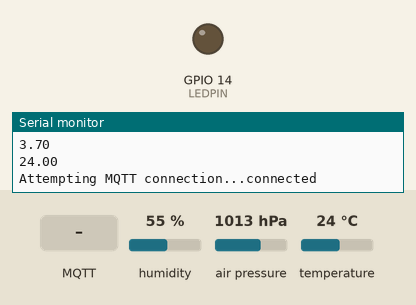
This sketch was run on a simulated ESP32. On the bench: output pins drawn as LEDs (lit = HIGH), the last lines printed to the serial monitor. The test bench sets the inputs (shaded band); at power-on: humidity 55 %, air pressure 1013 hPa, temperature 24 °C. WiFi joins after 1.5 s; servers stay silent unless stated; no MQTT or app messages arrive unless stated.

Above: at 2.7 s.
2.8 s: MQTT message "ON" arrives on the first subscribed topic
At 4.1 s:
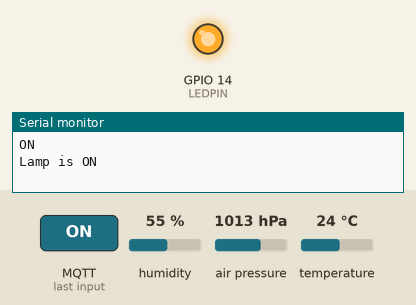
5.0 s: MQTT message "1" arrives on the first subscribed topic
At 5.8 s:
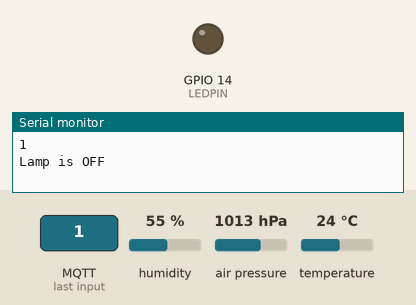
Timing chart, 0 to 8.0 s (numbered marks = the images above; inputs shaded):
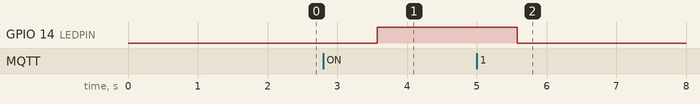

Measured:
- after the input at 2.8 s, GPIO 14 (LEDPIN): LOW → HIGH after 0.78 s
- after the input at 5.0 s, GPIO 14 (LEDPIN): HIGH → LOW after 0.58 s

The sketch:

bmp280_d1_mini_MQTT_HA.ino
```cpp
#include <WiFi.h>
#include <PubSubClient.h>
#include "ArduinoJson.h"
#include <Adafruit_Sensor.h>
#include <Adafruit_BME280.h>

#define SEALEVELPRESSURE_HPA (1020.0)

Adafruit_BME280 bme; // I2C
// Variable Declaration
const char* ssid = "wifi_id";
const char* password = "mypsww";
// Add your MQTT Broker IP address, example:
const char* mqtt_server = "192.168.1.235";
const int pinVolt = 36;
const int pinVCC = 33;
const int LEDPIN = 14; // We will probably not use the ledpin this time.
float R1 = 4600; //in ohm
float R2 = 4600; //in ohm
// int adcVolt;
float Volt;


WiFiClient espClient;
PubSubClient client(espClient);
//Create ArduinoJson object
JsonDocument doc; //We definitely need this for collecting the BMP280 data

long lastMsg = 0;
char msg[50];
int value = 0;

void setup() {
  // put your setup code here, to run once:
  pinMode(LEDPIN, OUTPUT);
  pinMode(pinVolt, INPUT);
  pinMode(pinVCC, OUTPUT);
  Serial.begin(115200);
  setup_wifi();
  // Read Input Voltage --> When on USB it should get around 4.99V / 5V
  Volt = ReadVoltage(pinVolt)/(R2/(R1+R2)) + 0.1; // ADC2 pin cannot be used when wifi is on, that's why we read voltage now and not later on. +0.1 is a correction needed cause adc in ESP32 sucks
  Serial.println(Volt);
  // Connect to mqtt_server
  client.setServer(mqtt_server, 1883);
  // Set Call Back function which takes the callback function as an argument. Function so be called for the constructor only if we wait for a response from the Home Assistant. Like a button pressed or action
  client.setCallback(callback);


  // check the bmp280 sensor
  bool status;
  // default settings
  // (you can also pass in a Wire library object like &Wire2)
  status = bme.begin(0x76);
  if (!status) {
    Serial.println("Could not find a valid BME280 sensor, check wiring!");
    Serial.println("Infinite Loop Started...");
    while (1); // Don't proceed, loop forever
  }
}

void loop() { // Loop function of microcrontroller

  float h =  bme.readHumidity();
  float t = bme.readTemperature();
  float alt = bme.readAltitude(SEALEVELPRESSURE_HPA);
  float press = bme.readPressure()/100.0F;
  Serial.println(t);
  // create the JSON file
  doc["sensorName"] = "BMP280";
  doc["temp_bmp"] = t;
  doc["hum_bmp"] = h;
  doc["alt_bmp"] = alt;
  doc["press_bmp"] = press;
  char buffer[256]; // https://arduinojson.org/v6/how-to/use-arduinojson-with-pubsubclient/ (Serializing a JSON document into an MQTT message)
  serializeJson(doc, buffer); //needs the json doc + buffer which is a temporary string which prints like { "car" : toyota, "seats" : 5} etc

  // connect to MQTT broker
  if (!client.connected()) {
    reconnect();

  }
  client.loop(); // function needed to constantly run the MQTT broker

  client.publish("livingroom/bmp280sensor",  buffer);
  delay(2000);
}


void callback(char *topic, byte *message, unsigned int length) {
  Serial.print("Message arrived on topic: ");
  Serial.print(topic);
  Serial.print(". Message: ");
  String messageTemp;

  for (int i = 0; i < length; i++) {
    Serial.print((char)message[i]);
    messageTemp += (char)message[i];
  }
  Serial.println();
  Serial.println(messageTemp);
  if (messageTemp == "ON"){
    Serial.println("Lamp is ON");
    digitalWrite(LEDPIN, HIGH);
  }
  else{
    Serial.println("Lamp is OFF");
    digitalWrite(LEDPIN, LOW);
  }
}

void setup_wifi() {
  delay(10);
  // We start by connecting to a WiFi network
  Serial.println();
  Serial.print("Connecting to ");
  Serial.println(ssid);

  WiFi.begin(ssid, password);

  while (WiFi.status() != WL_CONNECTED) {
    delay(500);
    Serial.print(".");
  }

  Serial.println("");
  Serial.println("WiFi connected");
  Serial.println("IP address: ");
  Serial.println(WiFi.localIP());
}

// reconnect in case of failure
void reconnect() {
  // Loop until we're reconnected
  while (!client.connected()) {
    Serial.print("Attempting MQTT connection...");
    // Attempt to connect
    if (client.connect("ESP32_clientIDBMP280", "mqtt-user", "mqtt-password")) {
      Serial.println("connected");
      // Subscribe
      client.subscribe("livingroom/light/switch");
    } else {
      Serial.print("failed, rc=");
      Serial.print(client.state());
      Serial.println(" try again in 5 seconds");
      // Wait 5 seconds before retrying
      delay(5000);
    }
  }
}

double ReadVoltage(byte pin){
  double reading = analogRead(pin); // Reference voltage is 3v3 so maximum reading is 3v3 = 4095 in range 0 to 4095

  if(reading < 1 || reading > 4095){
    return 0;
  }

  return -0.000000000009824 * pow(reading,3) + 0.000000016557283 * pow(reading,2) + 0.000854596860691 * reading + 0.065440348345433;
  // return -0.000000000000016 * pow(reading,4) + 0.000000000118171 * pow(reading,3)- 0.000000301211691 * pow(reading,2)+ 0.001109019271794 * reading + 0.034143524634089;
}
```
